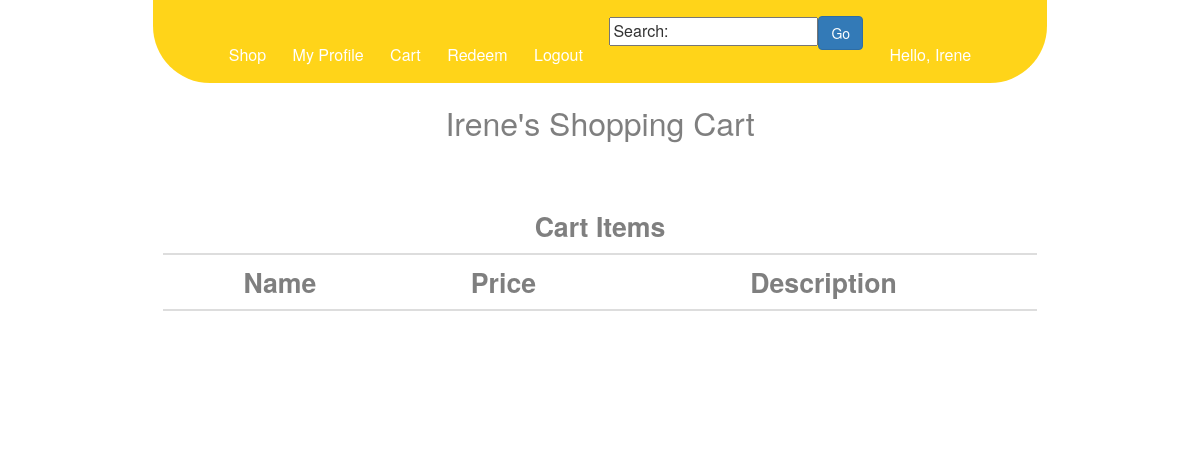
The page /cart.php (signed in) on the database as committed earlier.
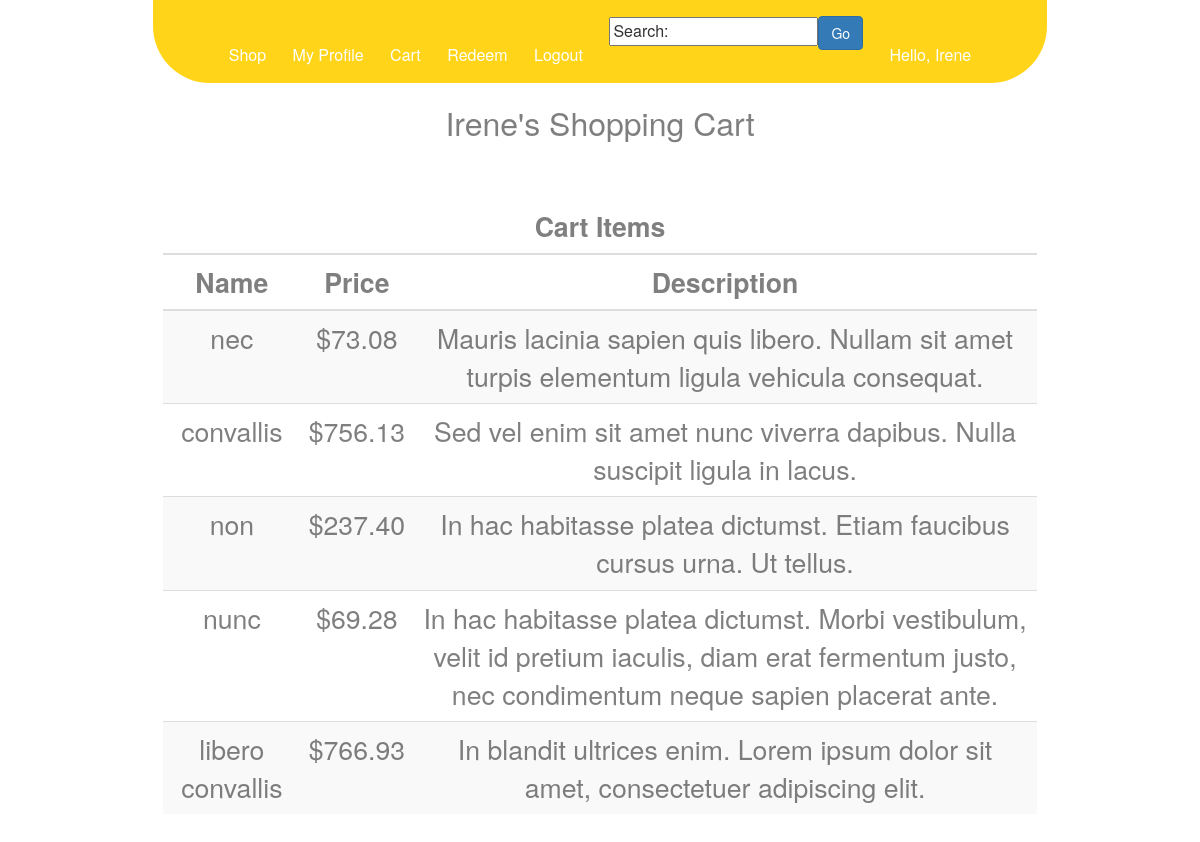
The same page on the database as committed later.
### tables this page shows
CREATE TABLE Sellers
(
 seller_id varchar(100), 
 address_id Integer NOT NULL,
 seller_type varchar(20) NOT NULL, 
 revenue real NOT NULL,
 login_name varchar(100),
 pass VARCHAR(255) NOT NULL,
 UNIQUE(login_name),
 PRIMARY KEY(seller_id),
 FOREIGN KEY (address_id) REFERENCES Addresses(address_id)
 	ON DELETE NO ACTION
);

CREATE TABLE ShoppingCarts
(
 user_id VARCHAR(100) NOT NULL,
 item_id INTEGER NOT NULL,
 PRIMARY KEY(user_id, item_id),
 FOREIGN KEY (user_id) REFERENCES Users(user_id)
	ON DELETE CASCADE, 
FOREIGN KEY (item_id) REFERENCES Items(item_id)
	ON DELETE CASCADE 
);

CREATE TABLE Items
(
  item_id INTEGER NOT NULL ,
  seller_id VARCHAR(255) NOT NULL,
  category_id INTEGER NOT NULL,
  title VARCHAR(75) NOT NULL,
  buy_it_now_price REAL NOT NULL,
  minimum_price REAL NOT NULL,
  current_stock INTEGER NOT NULL,
  description VARCHAR(255) NOT NULL,  
  auction_length REAL NOT NULL,
  date_posted DATETIME NOT NULL,
  PRIMARY KEY(item_id),
  FOREIGN KEY (seller_id) REFERENCES Sellers(seller_id )
	ON DELETE CASCADE 
 );

### assets/variables.php (called while the page is built, shortened)
<?php
	$website_url = "http://localhost/AllstarDb";
?>

### assets/list_items.php (the view, shortened to what this page needs)
<?php
function display_single_item($row)
{
	$onclick_func = '"document.location=\'product.php?product_id='.$row['item_id'].'\'"';
	echo
			'<tr class="clickable-item-row" onclick='.$onclick_func.' >'
				.'<td>'
					.$row['title']
				.'</td>'
				.'<td>'
					.'$'.number_format($row['buy_it_now_price'],2)
				.'</td>'
				.'<td>'
					.$row['description']
				.'</td>'
			.'</tr>';
}
function list_items($itemRows,$table_header)
{
	echo '<script type="text/javascript" src="js/item_list_links.js"></script>'
		.'<div class = "product_grid">'
			.'<table class = "product_table table table-striped table-hover">'
				.'<thead >'
					.'<tr>'
						.'<th colspan="3">'
							.$table_header
						.'</th>'
					.'</tr>'
					.'<tr>'
						.'<th>'
							.'Name'
						.'</th>'
						.'<th>'
							.'Price'
						.'</th>'
						.'<th>'
							.'Description'
						.'</th>'
					.'</tr>'
				.'</thead>'
				.'<tbody>';
				while($row = $itemRows->fetch(PDO::FETCH_ASSOC))
				{
					display_single_item($row);
				}
	echo 		'</tbody>'
			.'</table>'
		.'</div>';
}
?>

### cart.php (shortened to what this page needs)
<?php
	include "assets/variables.php";
	$dbh =  new PDO("sqlite:".$database_url);
	$login_name =$_COOKIE['username'];
	$sql = "SELECT * "
			."FROM Sellers "
			."WHERE login_name='$login_name' LIMIT 1";
	$user_seller = $dbh->query($sql);
	$this_user_seller = $user_seller->fetch(PDO::FETCH_ASSOC);
	$seller_id = $this_user_seller["seller_id"];
	$sql2 = "SELECT * "
			."From ("
				."SELECT * "
				."FROM ShoppingCarts "
				."where user_id='".$seller_id."' "
			.") As my_cart "
			."JOIN items i "
			."on i.item_id=my_cart.item_id ";
	$itemRows = $dbh->query($sql2);
?>
<!DOCTYPE html>
<html>
	<head>
		<?php
			include "assets/includes.php";
		?>
	</head>
	<body>
		<?php include "menu.php"; ?>
		<?php include "assets/list_items.php" ?>
		<div class="info">
			<div class="heading">
				<?php echo $this_user_seller["login_name"]."'s Shopping Cart" ?>
			</div>
			<br>
			<ul class = "product_grid">
				<?php
					list_items($itemRows,"Cart Items")
				?>
			</ul>
		<br>
		<br>
		</div>
	</body>
</html>

### assets/includes.php
<?php
echo
	'<link rel="Stylesheet" type="text/css" href="css/stylesheet.css"/>'
	.'<link rel="Stylesheet" type="text/css" href="assets/bootstrap-3.3.6-dist/css/bootstrap.css"/>'
	.'<link rel="Stylesheet" href="assets/bootstrap-3.3.6-dist/css/bootstrap.min.css"/>'
	.'<link rel="Stylesheet" type="text/css" href="css/table_style.css"/>'
	.'<script src="assets/jquery-1.12.3.min.js"></script>';
?>

### menu.php (shortened to what this page needs)
<ul class="tabs">
	<li><a href="<?php echo $website_url?>/shop.php   ">Shop			</a></li>
	<li><a href="<?php echo $website_url?>/profile.php">My Profile	</a></li>
	<li><a href="<?php echo $website_url?>/cart.php	">Cart			</a></li>
	<li><a href="<?php echo $website_url?>/redeem.php	">Redeem		</a></li>
	<li><a href="<?php echo $website_url?>/logout.php	">Logout		</a></li>
	<li>
		<div class="search_bar">
			<form>
				<input type="text" name="search" class="search_input" value="Search:" onblur="if (this.value == '') {this.value = 'Search:';}" onfocus="if (this.value == 'Search:') {this.value = '';}">
				<button type="button" name="search_btn"  id="search_btn"  class="btn btn-primary" id="submit_btn" onclick="search_redirect()" value="search">Go</button>
			</form>
		</div>
	</li>
	<li>
		<a href="<?php echo $website_url?>/profile.php">
		<?php
			echo "Hello, ".$_COOKIE['username'];
		?>
		</a>
	</li>
</ul>

### css/stylesheet.css (style rules this page uses)
html { height: 100%; margin: 0px; padding: 0px; }
body { margin: 0px; padding: 0px; background-color: #f5f0dc; height: 100%; width: 100%; -webkit-user-select: none; -moz-user-select: none; -ms-user-select: none; user-select: none; }
.tabs { position: fixed; top: 0px; left: 0px; right: 0px; z-index: 1; margin: 0px; padding: 0px; text-align: center; width: 75%; margin-left: auto; margin-right: auto; background-color: rgba(255,208,0,0.90); font-size: 12pt; font-family: "HelveticaNeue-Light", "Helvetica Neue Light", "Helvetica Neue", Helvetica, Arial, "Lucida Grande", sans-serif; font-weight: 500; border-bottom-left-radius: 60px; border-bottom-right-radius: 60px; border-bottom: solid 3px white; border-left: solid 3px white; border-right: solid 3px white; padding-top: 5px; padding-bottom: 5px; }
.tabs li { display: inline-block; height: auto; width: auto; padding-top: 10px; padding-bottom: 10px; padding-left: 10px; padding-right: 10px; border: solid 1px rgba(255,255,255,0); }
.tabs li a { color: white; text-decoration: none; width: auto; }
.heading { text-align: center; font-size: 24pt; padding-top: 25px; padding-bottom: 15px; }
.info { padding-top: 75px; padding-left: 100px; padding-right: 100px; padding-bottom: 25px; margin-left: auto; margin-right: auto; width: 90%; font-size: 20pt; font-family: "HelveticaNeue-Light", "Helvetica Neue Light", "Helvetica Neue", Helvetica, Arial, "Lucida Grande", sans-serif; font-weight: 500; border-right: solid 3px white; border-left: solid 3px white; color: rgba(0,0,0,0.5); background-color: rgba(255,255,255,0.45); cursor: default; height: auto; }
.product_grid { list-style-type: none; margin: 0; padding: 0; width: 100%; height: 100%; }
form { display: table; }
li { display: table-row; }
input { display: table-cell; }

### css/table_style.css (style rules this page uses)
table { width: 100%; }
th { padding: 5px; text-align: center; }
td { padding: 5px; text-align: center; }

Rows that differ between the two databases and show on the page:
added shoppingcarts: item.title "nec", item.buy_it_now_price "73.08", item.description "Mauris lacinia sapien quis libero. Nullam sit amet turpis elementum ligula vehicula consequat."
added shoppingcarts: item.title "convallis", item.buy_it_now_price "756.13", item.description "Sed vel enim sit amet nunc viverra dapibus. Nulla suscipit ligula in lacus."
added shoppingcarts: item.title "non", item.buy_it_now_price "237.40", item.description "In hac habitasse platea dictumst. Etiam faucibus cursus urna. Ut tellus."
added shoppingcarts: item.title "nunc", item.buy_it_now_price "69.28", item.description "In hac habitasse platea dictumst. Morbi vestibulum, velit id pretium iaculis, diam erat fermentum justo, nec condimentum neque sapien placerat ante."
added shoppingcarts: item.title "libero convallis", item.buy_it_now_price "766.93", item.description "In blandit ultrices enim. Lorem ipsum dolor sit amet, consectetuer adipiscing elit."
